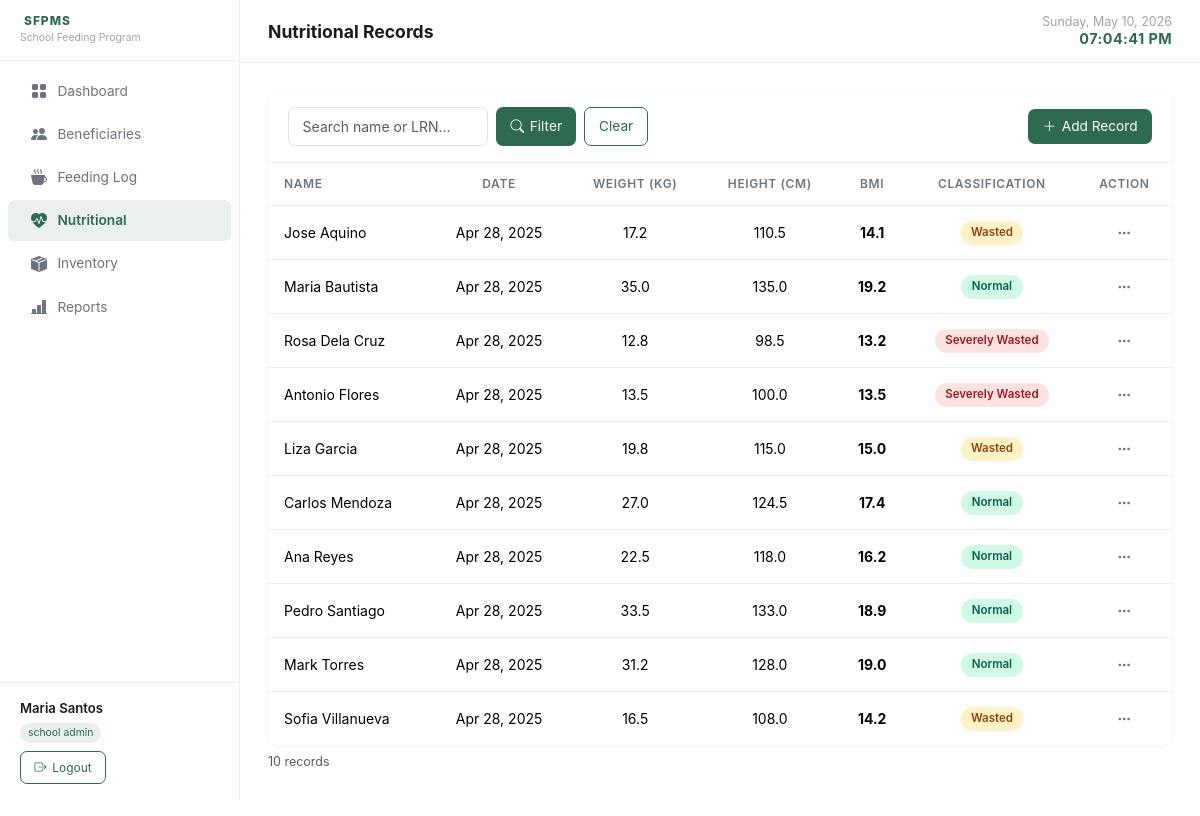
Screenshot of /pages/nutritional.php (signed in) with the database file from the repository.
### tables this page shows
CREATE TABLE IF NOT EXISTS nutritional_records (
    id              INT UNSIGNED AUTO_INCREMENT PRIMARY KEY,
    beneficiary_id  INT UNSIGNED NOT NULL,
    record_date     DATE NOT NULL,
    weight_kg       DECIMAL(5,2) NOT NULL,
    height_cm       DECIMAL(5,2) NOT NULL,
    bmi             DECIMAL(5,2) GENERATED ALWAYS AS (weight_kg / POW(height_cm / 100, 2)) STORED,
    recorded_by     INT UNSIGNED,
    created_at      TIMESTAMP DEFAULT CURRENT_TIMESTAMP,
    FOREIGN KEY (beneficiary_id) REFERENCES beneficiaries(id) ON DELETE CASCADE,
    FOREIGN KEY (recorded_by)    REFERENCES users(id) ON DELETE SET NULL
);

### classes/NutritionalRecord.php (called while the page is built, shortened)
<?php
class NutritionalRecord {
    public static function classifyBMI(float $bmi): string {
        if ($bmi < 14.0)  return 'Severely Wasted';
        if ($bmi < 16.0)  return 'Wasted';
        if ($bmi < 18.5)  return 'Normal';
        if ($bmi < 25.0)  return 'Normal';
        return 'Obese';
    }
    public static function badgeClass(string $classification): string {
        return match($classification) {
            'Severely Wasted' => 'badge-danger',
            'Wasted'          => 'badge-warning',
            'Overweight'      => 'badge-warning',
            'Obese'           => 'badge-danger',
            default           => 'badge-success',
        };
    }
    public static function getAll(?int $schoolId = null, ?string $search = null): array {
        $pdo    = getPDO();
        $where  = ['1=1'];
        $params = [];
        if ($schoolId) {
            $where[]  = 'b.school_id = ?';
            $params[] = $schoolId;
        }
        $sql  = "
            SELECT nr.*,
                   CONCAT(b.first_name,' ',b.last_name) AS full_name,
                   b.lrn, b.grade_level,
                   s.name AS school_name
            FROM nutritional_records nr
            JOIN beneficiaries b ON b.id = nr.beneficiary_id
            JOIN schools s ON s.id = b.school_id
            WHERE " . implode(' AND ', $where) . "
            ORDER BY nr.record_date DESC, b.last_name
        ";
        $stmt = $pdo->prepare($sql);
        $stmt->execute($params);
        return $stmt->fetchAll();
    }
}

### pages/nutritional.php (the view, shortened to what this page needs)
<?php
require_once __DIR__ . '/../classes/NutritionalRecord.php';
$user     = Auth::user();
$isSA     = Auth::isSuperAdmin();
$schoolId = $isSA ? null : (int)$user['school_id'];
$schFilter    = $isSA ? (($_GET['school_id'] ?? '') ?: null) : $schoolId;
$search       = trim($_GET['search'] ?? '');
$records   = NutritionalRecord::getAll($schFilter, $search ?: null);
require_once __DIR__ . '/../includes/header.php';
?>
<div class="table-wrapper">
  <div class="table-header">
    <form method="get" action="nutritional.php" class="filter-bar flex-grow-1">
      <input type="text" name="search" class="form-control" placeholder="Search name or LRN…"
             value="<?= htmlspecialchars($search) ?>">
      <button type="submit" class="btn-primary-custom"><i class="bi bi-search"></i> Filter</button>
      <a href="nutritional.php" class="btn-outline-custom">Clear</a>
    </form>
    <button class="btn-primary-custom" data-bs-toggle="modal" data-bs-target="#addNutModal">
      <i class="bi bi-plus-lg"></i> Add Record
    </button>
  </div>
  <div class="table-responsive">
    <table class="table" id="nutTable">
      <thead>
        <tr>
          <th>Name</th>
          <th class="text-center">Date</th>
          <th class="text-center">Weight (kg)</th>
          <th class="text-center">Height (cm)</th>
          <th class="text-center">BMI</th>
          <th class="text-center">Classification</th>
          <th class="text-center">Action</th>
        </tr>
      </thead>
      <tbody>
        <?php if (empty($records)): ?>
        <tr><td colspan="7" class="text-center text-muted py-4">No records found.</td></tr>
        <?php else: ?>
        <?php foreach ($records as $r):
            $bmi    = (float)$r['bmi'];
            $cls    = NutritionalRecord::classifyBMI($bmi);
            $bdg    = NutritionalRecord::badgeClass($cls);
        ?>
        <tr>
          <td><?= htmlspecialchars($r['full_name']) ?></td>
          <td class="text-center"><?= date('M j, Y', strtotime($r['record_date'])) ?></td>
          <td class="text-center"><?= number_format($r['weight_kg'], 1) ?></td>
          <td class="text-center"><?= number_format($r['height_cm'], 1) ?></td>
          <td class="text-center"><strong><?= number_format($bmi, 1) ?></strong></td>
          <td class="text-center">
            <span class="status-badge <?= $bdg ?>"><?= $cls ?></span>
          </td>
          <td class="text-center">
            <div class="dropdown">
              <button class="btn-dots" data-bs-toggle="dropdown" id="ddNut<?= $r['id'] ?>">
                <i class="bi bi-three-dots"></i>
              </button>
            </div>
          </td>
        </tr>
        <?php endforeach; ?>
        <?php endif; ?>
      </tbody>
    </table>
  </div>
</div>
<p class="text-muted mt-2" style="font-size:.78rem;"><?= count($records) ?> record<?= count($records) !== 1 ? 's' : '' ?></p>
<?php require_once __DIR__ . '/../includes/footer.php'; ?>

### assets/css/app.css (style rules this page uses)
:root { --primary: #2D6A4F; --accent: #52B788; --neutral: #F8F9FA; --text: #1B1B1B; --danger: #DC3545; --sidebar-w: 240px; }
*, *::before, *::after { box-sizing: border-box; }
body { margin: 0; font-family: -apple-system, BlinkMacSystemFont, 'Segoe UI', Roboto, Oxygen, Ubuntu, Cantarell, sans-serif; background: #fff; color: var(--text); min-height: 100vh; }
.table-wrapper { background: #fff; border-radius: 10px; overflow: hidden; box-shadow: 0 1px 4px rgba(0,0,0,.06); }
.table-wrapper .table-header { padding: 1rem 1.25rem; display: flex; align-items: center; justify-content: space-between; gap: .75rem; flex-wrap: wrap; border-bottom: 1px solid #eee; }
.table { margin: 0; }
.table th { font-size: .75rem; font-weight: 600; text-transform: uppercase; letter-spacing: .05em; color: #6c757d; border-bottom: 1px solid #eee; padding: .75rem 1rem; background: #fff; }
.table td { padding: .75rem 1rem; vertical-align: middle; border-bottom: 1px solid #eee; font-size: .875rem; }
.table tbody tr:last-child td { border-bottom: none; }
.badge-success { background: #d1fae5; color: #065f46; }
.badge-warning { background: #fef3c7; color: #92400e; }
.badge-danger { background: #fee2e2; color: #991b1b; }
.status-badge { display: inline-block; padding: .2rem .65rem; border-radius: 20px; font-size: .72rem; font-weight: 600; }
.btn-primary-custom { background: var(--primary); color: #fff; border: none; border-radius: 7px; padding: .45rem .9rem; font-size: .855rem; cursor: pointer; transition: background .15s; text-decoration: none; display: inline-flex; align-items: center; gap: .35rem; }
.btn-outline-custom { background: transparent; color: var(--primary); border: 1.5px solid var(--primary); border-radius: 7px; padding: .4rem .85rem; font-size: .855rem; cursor: pointer; transition: all .15s; text-decoration: none; display: inline-flex; align-items: center; gap: .35rem; }
.btn-dots { background: none; border: none; padding: .25rem .5rem; color: #6c757d; cursor: pointer; border-radius: 5px; transition: background .12s; }
.form-control, .form-select { border-radius: 7px; border-color: #dee2e6; font-size: .875rem; padding: .5rem .85rem; }
.filter-bar { display: flex; gap: .5rem; flex-wrap: wrap; }
.filter-bar .form-control, .filter-bar .form-select { max-width: 200px; }

### rows the page displays
nutritional_records: full_name "Jose Aquino", record_date "Apr 28, 2025", weight_kg "17.2", height_cm "110.5", bmi "14.1", bmi "Wasted"
nutritional_records: full_name "Maria Bautista", record_date "Apr 28, 2025", weight_kg "35.0", height_cm "135.0", bmi "19.2", bmi "Normal"
nutritional_records: full_name "Rosa Dela Cruz", record_date "Apr 28, 2025", weight_kg "12.8", height_cm "98.5", bmi "13.2", bmi "Severely Wasted"
nutritional_records: full_name "Antonio Flores", record_date "Apr 28, 2025", weight_kg "13.5", height_cm "100.0", bmi "13.5", bmi "Severely Wasted"
nutritional_records: full_name "Liza Garcia", record_date "Apr 28, 2025", weight_kg "19.8", height_cm "115.0", bmi "15.0", bmi "Wasted"
nutritional_records: full_name "Carlos Mendoza", record_date "Apr 28, 2025", weight_kg "27.0", height_cm "124.5", bmi "17.4", bmi "Normal"
nutritional_records: full_name "Ana Reyes", record_date "Apr 28, 2025", weight_kg "22.5", height_cm "118.0", bmi "16.2", bmi "Normal"
nutritional_records: full_name "Pedro Santiago", record_date "Apr 28, 2025", weight_kg "33.5", height_cm "133.0", bmi "18.9", bmi "Normal"
nutritional_records: full_name "Mark Torres", record_date "Apr 28, 2025", weight_kg "31.2", height_cm "128.0", bmi "19.0", bmi "Normal"
nutritional_records: full_name "Sofia Villanueva", record_date "Apr 28, 2025", weight_kg "16.5", height_cm "108.0", bmi "14.2", bmi "Wasted"

### other values shown
$item['label'] "Dashboard"
$item['label'] "Beneficiaries"
$item['label'] "Feeding Log"
$item['label'] "Nutritional"
$item['label'] "Inventory"
$item['label'] "Reports"
$user['name'] "Maria Santos"
str_replace('_', ' ', $user['role']) "school admin"
$pageTitle "Nutritional Records"
count($records) "10"
